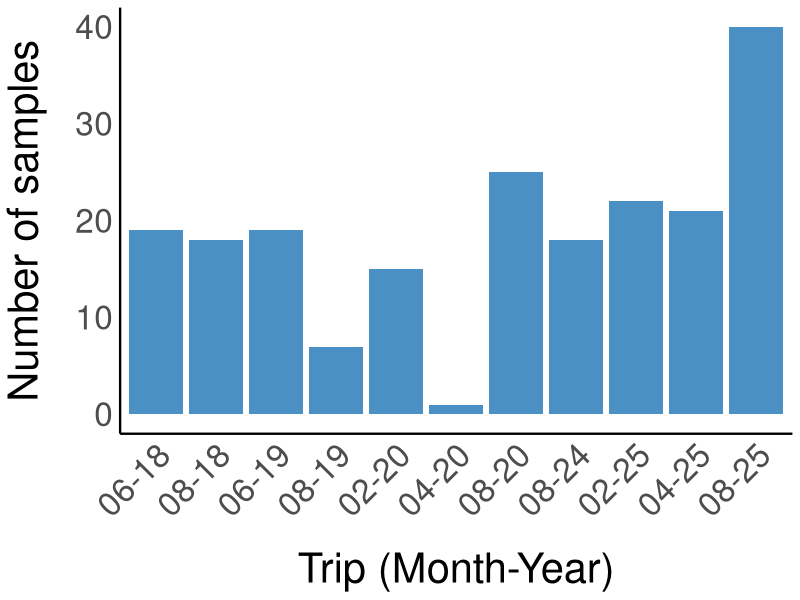

Source code (R): (Note: this script raises an error after producing the figure.)
## ---- chunk 1
#| include: false
library(patchwork)
library(broom)
library(tidyverse)
library(GGally)
library(maps)
library(rnaturalearth)
library(sf)


my_theme <- theme_minimal() +
  theme(
    axis.title.x = element_text(size = 30, margin = margin(t = 20)),
    axis.title.y = element_text(size = 30, margin = margin(r = 20)),
    axis.text.x = element_text(size = 24),
    axis.text.y = element_text(size = 24),
    panel.grid.major = element_blank(),
    panel.grid.minor = element_blank(),
    panel.background = element_blank(),
    plot.background = element_blank(),
    legend.title = element_text(size = 30, face = "bold"),
    legend.text = element_text(size = 24),
    strip.text = element_text(size = 30, face = "bold"),
    axis.line = element_line(colour = "black", linewidth = 0.8)) 

cbf <- c("orange", "#56B4E9", "#009E73", "#F0E442","pink")

## ---- chunk 2
#| echo: true
lab_outputs<-read.csv("Lab_outputs.csv",header=TRUE)
head(lab_outputs)
lab_outputs <- lab_outputs[, 1:(ncol(lab_outputs) - 4)]

metadata<-read.csv("Metadata.csv",header=TRUE)
metadata <- metadata %>%
  mutate(Turtle_ID = row_number())

lab_outputs <- lab_outputs %>%
  mutate(Sample_ID = case_when(
    Sample_type == "Blood" ~ sub("^RBC([0-9]+)[a-zA-Z]$", "\\1", Sample_name), 
    Sample_type == "Skin"  ~ Sample_name,                       
    TRUE ~ Sample_name
  ))
head(lab_outputs)

blood_labs <- lab_outputs %>%
  filter(Sample_type == "Blood") %>%
  mutate(Sample_ID = as.integer(Sample_ID)) %>%
  left_join(metadata %>% select(Blood_RB, Sex, Life_stage, Date, Mass, Adipose_perc,Turtle_ID, Latitude, Longitude),
            by = c("Sample_ID" = "Blood_RB")) %>%
  mutate(Sample_ID = as.character(Sample_ID))

skin_labs <- lab_outputs %>%
  filter(Sample_type == "Skin") %>%
  left_join(metadata %>% select(Biopsy_no, Genetics_no, Sex, Life_stage, Date, Mass,Adipose_perc,Turtle_ID, Latitude, Longitude) %>%
              pivot_longer(c(Biopsy_no, Genetics_no), values_to = "Sample_ID") %>%
              select(-name),
            by = "Sample_ID")

SIA_full <- bind_rows(blood_labs, skin_labs) %>%
  select(-Sample_ID)

SIA_full <- SIA_full %>%
  mutate(
    Month = month(Date),
    Season = if_else(Month %in% 11:12 | Month %in% 1:4, "Wet", "Dry")
  )
SIA_full$Date <- as.Date(SIA_full$Date, format = "%d/%m/%Y")
SIA_full$Year <- year(SIA_full$Date)
SIA_full$Year <- as.factor(SIA_full$Year)
SIA_full <- SIA_full %>%
  mutate(Mass = as.numeric(Mass))

head(SIA_full)
## ---- chunk 3
SIA_full %>%
  group_by(Sample_type, Sex, Season) %>%
  summarise(
    mean_C = round(mean(C, na.rm = TRUE), 2),
    sd_C   = round(sd(C, na.rm = TRUE), 2),
    mean_N = round(mean(N, na.rm = TRUE), 2),
    sd_N   = round(sd(N, na.rm = TRUE), 2),
    n      = n(),
    .groups = "drop"
  )
## ---- chunk 4

SIA_full <- SIA_full %>%
  mutate(Month_Year = format(Date, "%m-%y")) %>%
  mutate(Month_Year = factor(Month_Year, levels = unique(Month_Year[order(Date)])))
SIA_full %>%
  ggplot(aes(x = Month_Year)) +
  geom_bar(fill = "#4A90C4") +
  labs(
    x = "Trip (Month-Year)",
    y = "Number of samples"
  ) +
  my_theme +
  theme(axis.text.x = element_text(angle = 45, hjust = 1))
## ---- chunk 5
SIA_full$Location <- ifelse(SIA_full$Month_Year == "02-25", "EP", "RB")

world <- ne_countries(scale = "medium", returnclass = "sf")

geo.box <- c(xmin= 110, xmax= 140, ymin= -23, ymax= -8)
sf::sf_use_s2(FALSE)
aus_map <- sf::read_sf("~/Documents/Murdoch/Data/Chapter 1/Additional_tracks/Final/gshhg-shp-2.3.7/GSHHS_shp/f/GSHHS_f_L1.shp") %>% st_crop(geo.box)

ggplot() +
  geom_sf(data = aus_map, fill = "grey90", color = "grey40") +
  geom_point(data = SIA_full, aes(x = Longitude, y = Latitude, color = Location),
             size = 2) +
  coord_sf(xlim = c(geo.box["xmin"], geo.box["xmax"]),
           ylim = c(geo.box["ymin"], geo.box["ymax"])) +
  theme_minimal() +
  labs(x = "Longitude", y = "Latitude", color = "Location")

## ---- chunk 6
#| echo: true

SIA_biopsy<-SIA_full[SIA_full$Sample_type=="Skin",]
## ---- chunk 7
SIA_biopsy %>%
  select(C, N, Mass, Season) %>%
  ggpairs()
## ---- chunk 8
SIA_biopsy %>%
  group_by(Year, Sex) %>%
  summarise(mean_C = mean(C, na.rm = TRUE),
            se_C = sd(C, na.rm = TRUE) / sqrt(n()),
            n = n(),
            .groups = "drop") %>%
  ggplot(aes(x = Year, y = mean_C, colour = Sex, group = Sex)) +
  geom_point(size = 5) +
  geom_errorbar(aes(ymin = mean_C - se_C, ymax = mean_C + se_C), width = 0.3, alpha = 0.6)+
  scale_colour_manual(values = c("#4A90C4", "darkgreen")) +
  labs(
    x = "Year",
    y = "Mean dC",
    colour = "Sex"
  ) +
  my_theme + 
  theme(axis.text.x = element_text(angle = 45, hjust = 1))

SIA_biopsy %>%
  group_by(Year, Sex) %>%
  summarise(mean_N = mean(N, na.rm = TRUE),
            se_N = sd(N, na.rm = TRUE) / sqrt(n()),
            n = n(),
            .groups = "drop") %>%
  ggplot(aes(x = Year, y = mean_N, colour = Sex, group = Sex)) +
  geom_point(size = 5) +
  geom_errorbar(aes(ymin = mean_N - se_N, ymax = mean_N + se_N), width = 0.3, alpha = 0.6)+
  scale_colour_manual(values = c("#4A90C4", "darkgreen")) +  
  labs(
    x = "Year",
    y = "Mean dN",
    colour = "Sex"
  ) +
  my_theme + 
  theme(axis.text.x = element_text(angle = 45, hjust = 1))

## ---- chunk 9
#| echo: true
SIA_biopsy %>%
  ggplot(aes(x = C, y = N, colour = Season, shape = Sex)) +
  geom_point(size = 3, alpha = 0.7) +
  facet_wrap(~Year)

first.plot <- ggplot(data = SIA_biopsy, 
                   mapping = aes(x = C, 
                                 y = N)) + 
  geom_point(aes(color = Year, shape = Year), size = 5) +
  ylab(expression(paste(delta^{15}, "N (\u2030)"))) +
  xlab(expression(paste(delta^{13}, "C (\u2030)"))) + 
  theme(text = element_text(size=20))

classic.first.plot <- first.plot + theme_classic() + 
  theme(text = element_text(size=35)) + 
  coord_equal() + 
  theme(axis.ticks.length = unit(-0.2, "cm")) +
  scale_colour_viridis_d(end = 0.9)
print(classic.first.plot)

fbmeans <- SIA_biopsy %>% 
  group_by(Year) %>% 
  summarise(count = n(),
            mC = mean(C), 
            sdC = sd(C), 
            mN = mean(N), 
            sdN = sd(N) )
print(fbmeans)

second.plot <- first.plot + 
  geom_errorbar(data = fbmeans, 
                mapping = aes(x = mC, y = mN,
                              ymin = mN - 1.96*sdN, 
                              ymax = mN + 1.96*sdN), 
                width = 0)+
  geom_errorbarh(data = fbmeans, 
                 mapping = aes(x = mC, y = mN,
                               xmin = mC - 1.96*sdC,
                               xmax = mC + 1.96*sdC),
                 height = 0) + 
  geom_point(data = fbmeans, aes(x = mC, 
                                 y = mN,
                                 fill = Year), 
             color = "black", shape = 22, size = 5,
             alpha = 0.7, show.legend = FALSE) + 
  coord_equal()
print(second.plot)

p.ell <- 0.95

ellipse.plot3 <- first.plot + 
  stat_ellipse(aes(group =Year, 
                   fill = Year, 
                   color = Year), 
               alpha = 0.25, 
               level = p.ell,
               type = "t",
               geom = "polygon")
print(ellipse.plot3)
## ---- chunk 10
#| echo: true
first.plot <- ggplot(data = SIA_biopsy, 
                   mapping = aes(x = C, 
                                 y = N)) + 
  geom_point(aes(color = Sex, shape = Sex), size = 5) +
  ylab(expression(paste(delta^{15}, "N (\u2030)"))) +
  xlab(expression(paste(delta^{13}, "C (\u2030)"))) + 
  theme(text = element_text(size=20))

classic.first.plot <- first.plot + theme_classic() + 
  theme(text = element_text(size=35)) + 
  coord_equal() + 
  theme(axis.ticks.length = unit(-0.2, "cm")) +
  scale_colour_viridis_d(end = 0.9)
print(classic.first.plot)

fbmeans <- SIA_biopsy %>% 
  group_by(Sex) %>% 
  summarise(count = n(),
            mC = mean(C), 
            sdC = sd(C), 
            mN = mean(N), 
            sdN = sd(N) )
print(fbmeans)

second.plot <- first.plot + 
  geom_errorbar(data = fbmeans, 
                mapping = aes(x = mC, y = mN,
                              ymin = mN - 1.96*sdN, 
                              ymax = mN + 1.96*sdN), 
                width = 0)+
  geom_errorbarh(data = fbmeans, 
                 mapping = aes(x = mC, y = mN,
                               xmin = mC - 1.96*sdC,
                               xmax = mC + 1.96*sdC),
                 height = 0) + 
  geom_point(data = fbmeans, aes(x = mC, 
                                 y = mN,
                                 fill = Sex), 
             color = "black", shape = 22, size = 5,
             alpha = 0.7, show.legend = FALSE) + 
  coord_equal()
print(second.plot)

p.ell <- 0.95

ellipse.plot3 <- first.plot + 
  stat_ellipse(aes(group =Sex, 
                   fill = Sex, 
                   color = Sex), 
               alpha = 0.25, 
               level = p.ell,
               type = "t",
               geom = "polygon")
print(ellipse.plot3)
## ---- chunk 11
#| echo: true
first.plot <- ggplot(data = SIA_biopsy, 
                   mapping = aes(x = C, 
                                 y = N)) + 
  geom_point(aes(color = Year), size = 5) +
  facet_wrap(~Sex)+
  ylab(expression(paste(delta^{15}, "N (\u2030)"))) +
  xlab(expression(paste(delta^{13}, "C (\u2030)"))) + 
  theme(text = element_text(size=20))

classic.first.plot <- first.plot + theme_classic() + 
  theme(text = element_text(size=35)) + 
  coord_equal() + 
  theme(axis.ticks.length = unit(-0.2, "cm")) +
  scale_colour_viridis_d(end = 0.9)
print(classic.first.plot)

fbmeans <- SIA_biopsy %>% 
  group_by(Year, Sex) %>% 
  summarise(count = n(),
            mC = mean(C), 
            sdC = sd(C), 
            mN = mean(N), 
            sdN = sd(N) )
print(fbmeans)

second.plot <- first.plot + 
  geom_errorbar(data = fbmeans, 
                mapping = aes(x = mC, y = mN,
                              ymin = mN - 1.96*sdN, 
                              ymax = mN + 1.96*sdN), 
                width = 0)+
  geom_errorbarh(data = fbmeans, 
                 mapping = aes(x = mC, y = mN,
                               xmin = mC - 1.96*sdC,
                               xmax = mC + 1.96*sdC),
                 height = 0) + 
  geom_point(data = fbmeans, aes(x = mC, 
                                 y = mN,
                                 fill = Year), 
             color = "black", shape = 22, size = 5,
             alpha = 0.7, show.legend = FALSE) + 
  coord_equal()
print(second.plot)

p.ell <- 0.95

ellipse.plot3 <- first.plot + 
  stat_ellipse(aes(group =Year, 
                   fill = Year, 
                   color = Year), 
               alpha = 0.25, 
               level = p.ell,
               type = "t",
               geom = "polygon")
print(ellipse.plot3)
## ---- chunk 12
#| echo: true
first.plot <- ggplot(data = SIA_biopsy, 
                   mapping = aes(x = C, 
                                 y = N)) + 
  geom_point(aes(color = Year, shape = Season), size = 5) +
  facet_wrap(~Sex)+
  ylab(expression(paste(delta^{15}, "N (\u2030)"))) +
  xlab(expression(paste(delta^{13}, "C (\u2030)"))) + 
  theme(text = element_text(size=20))

classic.first.plot <- first.plot + theme_classic() + 
  theme(text = element_text(size=35)) + 
  coord_equal() + 
  theme(axis.ticks.length = unit(-0.2, "cm")) +
  scale_colour_viridis_d(end = 0.9)
print(classic.first.plot)

fbmeans <- SIA_biopsy %>% 
  group_by(Year, Sex, Season) %>% 
  summarise(count = n(),
            mC = mean(C), 
            sdC = sd(C), 
            mN = mean(N), 
            sdN = sd(N) )
print(fbmeans)

second.plot <- first.plot + 
  geom_errorbar(data = fbmeans, 
                mapping = aes(x = mC, y = mN,
                              ymin = mN - 1.96*sdN, 
                              ymax = mN + 1.96*sdN), 
                width = 0)+
  geom_errorbarh(data = fbmeans, 
                 mapping = aes(x = mC, y = mN,
                               xmin = mC - 1.96*sdC,
                               xmax = mC + 1.96*sdC),
                 height = 0) + 
  geom_point(data = fbmeans, aes(x = mC, 
                                 y = mN,
                                 fill = Year, shape = Season), 
             color = "black", shape = 22, size = 5,
             alpha = 0.7, show.legend = FALSE) + 
  coord_equal()
print(second.plot)

p.ell <- 0.95

ellipse.plot3 <- first.plot + 
  stat_ellipse(aes(group =interaction(Year, Season), 
                   fill = Year, 
                   color = Year,
                   linetype = Season), 
               alpha = 0.25, 
               level = p.ell,
               type = "t",
               geom = "polygon")
print(ellipse.plot3)
## ---- chunk 13
#| echo: true
SIA_biopsy %>% count(Year, Sex, Season)

mC <- lm(C ~ Year + Sex + Season, data = SIA_biopsy)
summary(mC)

shapiro.test(resid(mC))

par(mfrow = c(2,2))
plot(mC)

mN <- lm(N ~ Year + Sex + Season, data = SIA_biopsy)
summary(mN)

shapiro.test(resid(mN))

plot(mN)

mC <- lm(C ~ Year + Sex, data = SIA_biopsy)
summary(mC)

shapiro.test(resid(mC))

par(mfrow = c(2,2))
plot(mC)

mN <- lm(N ~ Year + Sex, data = SIA_biopsy)
summary(mN)

shapiro.test(resid(mN))

plot(mN)
## ---- chunk 14
#| echo: true

SIA_biopsy %>%
  ggplot(aes(x = C, y = Mass)) +
  geom_point(size = 5)

SIA_biopsy %>%
  ggplot(aes(x = N, y = Mass)) +
  geom_point(size = 5)
## ---- chunk 15
#| echo: true

SIA_blood<-SIA_full[SIA_full$Sample_type=="Blood",]
## ---- chunk 16
SIA_blood %>%
  select(C, N, Mass, Season) %>%
  ggpairs()
## ---- chunk 17

SIA_blood %>%
  group_by(Month_Year, Sex) %>%
  summarise(mean_C = mean(C, na.rm = TRUE),
            se_C = sd(C, na.rm = TRUE) / sqrt(n()),
            n = n(),
            .groups = "drop") %>%
  ggplot(aes(x = Month_Year, y = mean_C, colour = Sex, group = Sex)) +
  geom_point(size = 5) +
  geom_errorbar(aes(ymin = mean_C - se_C, ymax = mean_C + se_C), width = 0.3, alpha = 0.6)+
  scale_colour_manual(values = c("#4A90C4", "darkgreen")) +
  labs(
    x = "Month-Year",
    y = "Mean dC",
    colour = "Sex"
  ) +
  my_theme + 
  theme(axis.text.x = element_text(angle = 45, hjust = 1))

SIA_blood %>%
  group_by(Month_Year, Sex) %>%
  summarise(mean_N = mean(N, na.rm = TRUE),
            se_N = sd(N, na.rm = TRUE) / sqrt(n()),
            n = n(),
            .groups = "drop") %>%
  ggplot(aes(x = Month_Year, y = mean_N, colour = Sex, group = Sex)) +
  geom_point(size = 5) +
  geom_errorbar(aes(ymin = mean_N - se_N, ymax = mean_N + se_N), width = 0.3, alpha = 0.6)+
  scale_colour_manual(values = c("#4A90C4", "darkgreen")) +  
  labs(
    x = "Month-Year",
    y = "Mean dN",
    colour = "Sex"
  ) +
  my_theme + 
  theme(axis.text.x = element_text(angle = 45, hjust = 1))

## ---- chunk 18
#| echo: true
SIA_blood %>%
  ggplot(aes(x = C, y = N, colour = Season, shape = Season)) +
  geom_point(size = 3, alpha = 0.7) +
  facet_wrap(~Season)

first.plot <- ggplot(data = SIA_blood, 
                   mapping = aes(x = C, 
                                 y = N)) + 
  geom_point(aes(color = Season, shape = Season), size = 5) +
  ylab(expression(paste(delta^{15}, "N (\u2030)"))) +
  xlab(expression(paste(delta^{13}, "C (\u2030)"))) + 
  theme(text = element_text(size=20))

classic.first.plot <- first.plot + theme_classic() + 
  theme(text = element_text(size=35)) + 
  coord_equal() + 
  theme(axis.ticks.length = unit(-0.2, "cm")) +
  scale_colour_viridis_d(end = 0.9)
print(classic.first.plot)

fbmeans <- SIA_blood %>% 
  group_by(Season) %>% 
  summarise(count = n(),
            mC = mean(C), 
            sdC = sd(C), 
            mN = mean(N), 
            sdN = sd(N) )
print(fbmeans)

second.plot <- first.plot + 
  geom_errorbar(data = fbmeans, 
                mapping = aes(x = mC, y = mN,
                              ymin = mN - 1.96*sdN, 
                              ymax = mN + 1.96*sdN), 
                width = 0)+
  geom_errorbarh(data = fbmeans, 
                 mapping = aes(x = mC, y = mN,
                               xmin = mC - 1.96*sdC,
                               xmax = mC + 1.96*sdC),
                 height = 0) + 
  geom_point(data = fbmeans, aes(x = mC, 
                                 y = mN,
                                 fill = Season), 
             color = "black", shape = 22, size = 5,
             alpha = 0.7, show.legend = FALSE) + 
  coord_equal()
print(second.plot)

p.ell <- 0.95

ellipse.plot3 <- first.plot + 
  stat_ellipse(aes(group =Season, 
                   fill = Season, 
                   color = Season), 
               alpha = 0.25, 
               level = p.ell,
               type = "t",
               geom = "polygon")
print(ellipse.plot3)
## ---- chunk 19
#| echo: true
first.plot <- ggplot(data = SIA_blood, 
                   mapping = aes(x = C, 
                                 y = N)) + 
  geom_point(aes(color = Sex, shape = Sex), size = 5) +
  ylab(expression(paste(delta^{15}, "N (\u2030)"))) +
  xlab(expression(paste(delta^{13}, "C (\u2030)"))) + 
  theme(text = element_text(size=20))

classic.first.plot <- first.plot + theme_classic() + 
  theme(text = element_text(size=35)) + 
  coord_equal() + 
  theme(axis.ticks.length = unit(-0.2, "cm")) +
  scale_colour_viridis_d(end = 0.9)
print(classic.first.plot)

fbmeans <- SIA_blood %>% 
  group_by(Sex) %>% 
  summarise(count = n(),
            mC = mean(C), 
            sdC = sd(C), 
            mN = mean(N), 
            sdN = sd(N) )
print(fbmeans)

second.plot <- first.plot + 
  geom_errorbar(data = fbmeans, 
                mapping = aes(x = mC, y = mN,
                              ymin = mN - 1.96*sdN, 
                              ymax = mN + 1.96*sdN), 
                width = 0)+
  geom_errorbarh(data = fbmeans, 
                 mapping = aes(x = mC, y = mN,
                               xmin = mC - 1.96*sdC,
                               xmax = mC + 1.96*sdC),
                 height = 0) + 
  geom_point(data = fbmeans, aes(x = mC, 
                                 y = mN,
                                 fill = Sex), 
             color = "black", shape = 22, size = 5,
             alpha = 0.7, show.legend = FALSE) + 
  coord_equal()
print(second.plot)

p.ell <- 0.95

ellipse.plot3 <- first.plot + 
  stat_ellipse(aes(group =Sex, 
                   fill = Sex, 
                   color = Sex), 
               alpha = 0.25, 
               level = p.ell,
               type = "t",
               geom = "polygon")
print(ellipse.plot3)
## ---- chunk 20
#| echo: true
first.plot <- ggplot(data = SIA_blood, 
                   mapping = aes(x = C, 
                                 y = N)) + 
  geom_point(aes(color = Season), size = 5) +
  facet_wrap(~Sex)+
  ylab(expression(paste(delta^{15}, "N (\u2030)"))) +
  xlab(expression(paste(delta^{13}, "C (\u2030)"))) + 
  theme(text = element_text(size=20))

classic.first.plot <- first.plot + theme_classic() + 
  theme(text = element_text(size=35)) + 
  coord_equal() + 
  theme(axis.ticks.length = unit(-0.2, "cm")) +
  scale_colour_viridis_d(end = 0.9)
print(classic.first.plot)

fbmeans <- SIA_biopsy %>% 
  group_by(Year, Sex) %>% 
  summarise(count = n(),
            mC = mean(C), 
            sdC = sd(C), 
            mN = mean(N), 
            sdN = sd(N) )
print(fbmeans)

second.plot <- first.plot + 
  geom_errorbar(data = fbmeans, 
                mapping = aes(x = mC, y = mN,
                              ymin = mN - 1.96*sdN, 
                              ymax = mN + 1.96*sdN), 
                width = 0)+
  geom_errorbarh(data = fbmeans, 
                 mapping = aes(x = mC, y = mN,
                               xmin = mC - 1.96*sdC,
                               xmax = mC + 1.96*sdC),
                 height = 0) + 
  geom_point(data = fbmeans, aes(x = mC, 
                                 y = mN,
                                 fill = Year), 
             color = "black", shape = 22, size = 5,
             alpha = 0.7, show.legend = FALSE) + 
  coord_equal()
print(second.plot)

p.ell <- 0.95

ellipse.plot3 <- first.plot + 
  stat_ellipse(aes(group =Year, 
                   fill = Year, 
                   color = Year), 
               alpha = 0.25, 
               level = p.ell,
               type = "t",
               geom = "polygon")
print(ellipse.plot3)
## ---- chunk 21
#| echo: true
first.plot <- ggplot(data = SIA_blood, 
                   mapping = aes(x = C, 
                                 y = N)) + 
  geom_point(aes(color = Month_Year), size = 5) +
  facet_wrap(~Sex)+
  ylab(expression(paste(delta^{15}, "N (\u2030)"))) +
  xlab(expression(paste(delta^{13}, "C (\u2030)"))) + 
  theme(text = element_text(size=20))

classic.first.plot <- first.plot + theme_classic() + 
  theme(text = element_text(size=35)) + 
  coord_equal() + 
  theme(axis.ticks.length = unit(-0.2, "cm")) +
  scale_colour_viridis_d(end = 0.9)
print(classic.first.plot)

fbmeans <- SIA_blood %>% 
  group_by(Month_Year, Sex) %>% 
  summarise(count = n(),
            mC = mean(C), 
            sdC = sd(C), 
            mN = mean(N), 
            sdN = sd(N) )
print(fbmeans)

second.plot <- first.plot + 
  geom_errorbar(data = fbmeans, 
                mapping = aes(x = mC, y = mN,
                              ymin = mN - 1.96*sdN, 
                              ymax = mN + 1.96*sdN), 
                width = 0)+
  geom_errorbarh(data = fbmeans, 
                 mapping = aes(x = mC, y = mN,
                               xmin = mC - 1.96*sdC,
                               xmax = mC + 1.96*sdC),
                 height = 0) + 
  geom_point(data = fbmeans, aes(x = mC, 
                                 y = mN,
                                 fill = Month_Year), 
             color = "black", shape = 22, size = 5,
             alpha = 0.7, show.legend = FALSE) + 
  coord_equal()
print(second.plot)

p.ell <- 0.95

ellipse.plot3 <- first.plot + 
  stat_ellipse(aes(group = Month_Year, 
                   fill = Month_Year, 
                   color = Month_Year,
                   linetype = Month_Year), 
               alpha = 0.25, 
               level = p.ell,
               type = "t",
               geom = "polygon")
print(ellipse.plot3)
## ---- chunk 22
#| echo: true
SIA_blood %>% count(Year, Sex, Season)

mC <- lm(C ~ Year + Sex + Season, data = SIA_blood)
summary(mC)

shapiro.test(resid(mC))

par(mfrow = c(2,2))
plot(mC)

mN <- lm(N ~ Year + Sex + Season, data = SIA_blood)
summary(mN)

shapiro.test(resid(mN))

plot(mN)

## ---- chunk 23
#| echo: true

SIA_blood %>%
  ggplot(aes(x = C, y = Mass)) +
  geom_point(size = 5)

SIA_blood %>%
  ggplot(aes(x = N, y = Mass)) +
  geom_point(size = 5)

summary(lm(C ~ Mass + Season, data = SIA_blood))
summary(lm(N ~ Mass +  Season, data = SIA_blood))

#Significant effect of mass for nitrogen, both significant when you take out sex

SIA_blood %>%
  ggplot(aes(x = C, y = Adipose_perc)) +
  geom_point(size = 5)

SIA_blood %>%
  ggplot(aes(x = N, y = Adipose_perc)) +
  geom_point(size = 5)

summary(lm(C ~ Adipose_perc + Sex, data = SIA_blood))
summary(lm(N ~ Adipose_perc +  Sex, data = SIA_blood))
## ---- chunk 24
paired_ids <- SIA_full %>%
  group_by(Turtle_ID) %>%
  summarise(has_skin = any(Sample_type == "Skin"),
            has_blood = any(Sample_type == "Blood")) %>%
  filter(has_skin & has_blood) %>%
  pull(Turtle_ID)

SIA_both <- SIA_full %>%
  filter(Turtle_ID %in% paired_ids)

n_distinct(SIA_both$Turtle_ID)

head(SIA_both)

#TDFS

discrim <- tribble(
  ~Sample_type, ~Isotope, ~TDF, ~TDF_sd,
  "Blood", "C", 0.46, 0.35,
  "Blood", "N", 1.49, 0.76,
  "Skin",  "C", 2.26, 0.61,
  "Skin",  "N", 1.85, 0.50
)

SIA_both_corrected <- SIA_both %>%
  left_join(discrim %>% filter(Isotope == "C") %>% select(Sample_type, TDF_C = TDF), by = "Sample_type") %>%
  left_join(discrim %>% filter(Isotope == "N") %>% select(Sample_type, TDF_N = TDF), by = "Sample_type") %>%
  mutate(C_diet = C - TDF_C,
         N_diet = N - TDF_N)

SIA_both_long <- SIA_both_corrected %>%
  select(Turtle_ID, Sample_type, C, N) %>%
  pivot_longer(cols = c(C, N), names_to = "Isotope", values_to = "Value") %>%
  mutate(Sample_type = factor(Sample_type, levels = c("Blood", "Skin")))

ggplot(SIA_both_long, aes(x = Sample_type, y = Value, group = Turtle_ID)) +
  geom_line(alpha = 0.3, colour = "grey40") +
  geom_point(aes(colour = Sample_type), size = 4, alpha = 0.8) +
  facet_wrap(~Isotope, scales = "free_y", 
             labeller = as_labeller(c(C = "δ13C (‰)", N = "δ15N (‰)"))) +
  scale_colour_manual(values = c("#4A90C4", "darkgreen")) +
  labs(x = "Tissue", y = NULL, colour = "Tissue") +
  my_theme


#48 individuals with both biopsy and bloods

first.plot <- ggplot(data = SIA_both_corrected, 
                   mapping = aes(x = C_diet, y = N_diet)) + 
  geom_point(aes(color = Sample_type), size = 5) +
  ylab(expression(paste(delta^{15}, "N (\u2030)"))) +
  xlab(expression(paste(delta^{13}, "C (\u2030)"))) + 
  theme(text = element_text(size = 20))

classic.first.plot <- first.plot + theme_classic() + 
  theme(text = element_text(size = 35)) + 
  coord_equal() + 
  theme(axis.ticks.length = unit(-0.2, "cm")) +
  scale_colour_manual(values = c("#4A90C4", "darkgreen"))
print(classic.first.plot)

fbmeans <- SIA_both_corrected %>% 
  group_by(Sample_type) %>% 
  summarise(count = n(),
            mC = mean(C_diet), sdC = sd(C_diet), 
            mN = mean(N_diet), sdN = sd(N_diet))
print(fbmeans)

second.plot <- first.plot + 
  geom_errorbar(data = fbmeans, 
                mapping = aes(x = mC, y = mN,
                              ymin = mN - 1.96*sdN, 
                              ymax = mN + 1.96*sdN), 
                width = 0) +
  geom_errorbarh(data = fbmeans, 
                 mapping = aes(x = mC, y = mN,
                               xmin = mC - 1.96*sdC,
                               xmax = mC + 1.96*sdC),
                 height = 0) + 
  geom_point(data = fbmeans, aes(x = mC, y = mN, fill = Sample_type), 
             color = "black", shape = 22, size = 6,
             alpha = 0.9, show.legend = FALSE) + 
  coord_equal()
print(second.plot)

ellipse.plot3 <- first.plot + 
  stat_ellipse(aes(group = Sample_type, 
                   fill = Sample_type, 
                   color = Sample_type), 
               alpha = 0.25, 
               level = p.ell,
               type = "t",
               geom = "polygon") +
  coord_equal()
print(ellipse.plot3)
## ---- chunk 25
individual_shift <- SIA_both_corrected %>%
  select(Turtle_ID, Sample_type, C_diet, N_diet) %>%
  pivot_wider(names_from = Sample_type, values_from = c(C_diet, N_diet)) %>%
  mutate(
    C_shift = C_diet_Skin - C_diet_Blood,   # positive = long-term diet more 13C-enriched than recent
    N_shift = N_diet_Skin - N_diet_Blood    # positive = long-term diet higher trophic level than recent
  )

individual_shift %>%
  ggplot(aes(x = C_shift)) +
  geom_histogram(bins = 15, fill = "#4A90C4", colour = "white") +
  geom_vline(xintercept = 0, linetype = "dashed", colour = "grey30") +
  labs(x = "Skin − Blood δ13C shift (diet-corrected, ‰)", y = "Number of individuals") +
  my_theme

shift_model <- lm(C_shift ~ Sex + Year, data = individual_shift %>% left_join(SIA_both_corrected %>% distinct(Turtle_ID, Sex, Year), by = "Turtle_ID"))
summary(shift_model)
## ---- chunk 26

#requires DBCA data from export

## ---- chunk 27
